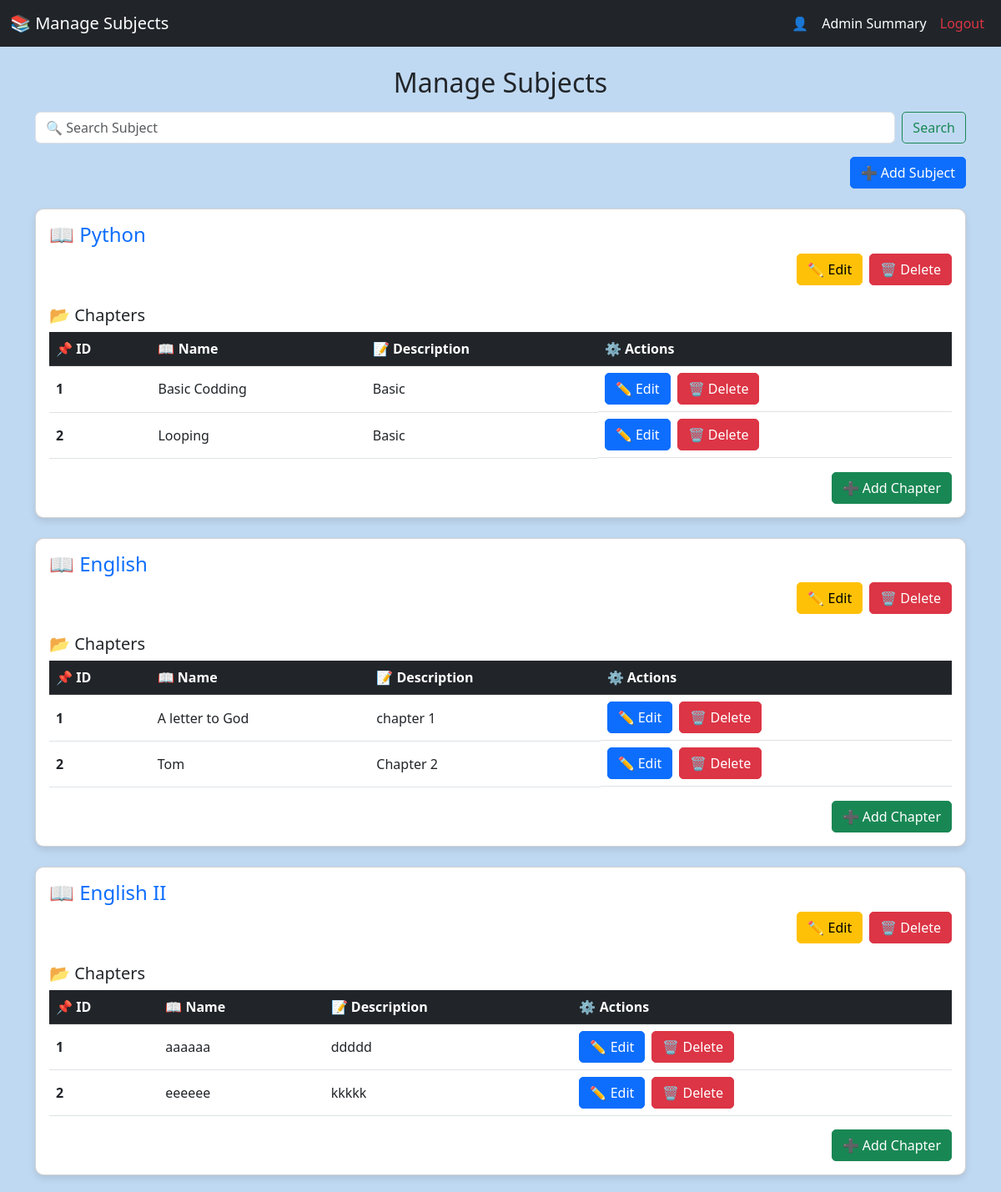
Page /search_subject on the committed database.
### app.py (models this page shows)
class Subject(db.Model):
    id = db.Column(db.Integer, primary_key=True)
    subject_name = db.Column(db.String(80), nullable=False)
    description = db.Column(db.String(120), nullable = False)
    chapters = db.relationship('Chapter', back_populates = 'subject', cascade='all, delete')

class Chapter(db.Model):
    id = db.Column(db.Integer, primary_key=True)
    subject_id = db.Column(db.Integer, db.ForeignKey('subject.id'), nullable = False)
    description = db.Column(db.String(120), nullable = False)
    chapter_name = db.Column(db.String(80), nullable=False)
    subject = db.relationship('Subject', back_populates = 'chapters')
    quiz = db.relationship('Quiz', back_populates = 'chapter', cascade='all,delete')

### app.py (the view)
@app.route("/search_subject", methods=["GET","POST"])
def search_subject():
    if request.method == "GET":
        query = request.args.get("subject", "").strip()
        subjects = Subject.query.filter(Subject.subject_name.ilike(f"%{query}%")).all()
        return render_template("subject_manage.html", subjects=subjects, search_query=query)

### templates/subject_manage.html (shortened to what this page needs)
<!DOCTYPE html>
<html lang="en">
<head>
    <link href="https://cdn.jsdelivr.net/npm/bootstrap@5.3.0-alpha1/dist/css/bootstrap.min.css" rel="stylesheet">
</head>
<body>
    <nav class="navbar navbar-expand-lg navbar-dark bg-dark">
        <div class="container-fluid">
            <a class="navbar-brand mx-auto" href="#">📚 Manage Subjects</a>
            <div class="collapse navbar-collapse justify-content-end" id="navbarNav">
                <ul class="navbar-nav">
                    <li class="nav-item">
                        <span class="nav-link text-white" >👤{{admin_name}}</span>
                    </li>
                    <li class="nav-item">
                        <a class="nav-link text-white" href="admin_summary">Admin Summary</a>
                    </li>
                    <li class="nav-item">
                        <a class="nav-link text-danger" href="admin_dashboard">Logout</a>
                    </li>
                </ul>
            </div>
        </div>
    </nav>
    <div class="container">
        <h2 class="text-center mt-4">Manage Subjects</h2>
        <form class="d-flex my-3" role="search" action="/search_subject" method="GET">
            <input class="form-control me-2" type="search" name="subject" placeholder="🔍 Search Subject">
            <button class="btn btn-outline-success" type="submit">Search</button>
        </form>
        <div class="d-flex justify-content-end">
            <a href="/add_subject" class="btn btn-primary">➕ Add Subject</a>
        </div>
        {% for subject in subjects %}
        <div class="card mt-4">
            <div class="card-body">
                <h4 class="card-title text-primary">📖 {{ subject.subject_name }}</h4>
                <div class="d-flex justify-content-end gap-2">
                    <a href="/edit_subject/{{ subject.id }}" class="btn btn-warning">✏️ Edit</a>
                    <form action="/delete_subject/{{ subject.id }}" method="POST" onsubmit="return confirm('Are you sure you want to delete this subject?');">
                        <button type="submit" class="btn btn-danger">🗑️ Delete</button>
                    </form>
                </div>
                <h5 class="mt-4">📂 Chapters</h5>
                <table class="table table-hover">
                    <thead class="table-dark">
                        <tr>
                            <th scope="col">📌 ID</th>
                            <th scope="col">📖 Name</th>
                            <th scope="col">📝 Description</th>
                            <th scope="col">⚙️ Actions</th>
                        </tr>
                    </thead>
                    <tbody>
                        {% for chapter in subject.chapters %}
                        <tr>
                            <th scope="row">{{ loop.index }}</th>
                            <td>{{ chapter.chapter_name }}</td>
                            <td>{{ chapter.description }}</td>
                            <td class="d-flex gap-2">
                                <a href="edit_chapter/{{ chapter.id }}" class="btn btn-primary">✏️ Edit</a>
                                <form action="/delete_chapter/{{ chapter.id }}" method="POST" onsubmit="return confirm('Are you sure you want to delete this chapter?');">
                                    <button type="submit" class="btn btn-danger">🗑️ Delete</button>
                                </form>
                            </td>
                        </tr>
                        {% endfor %}
                    </tbody>
                </table>
                <div class="d-flex justify-content-end">
                    <a href="/add_chapter/{{ subject.id }}" class="btn btn-success">➕ Add Chapter</a>
                </div>
            </div>
        </div>
        {% endfor %}
    </div>
</body>
</html>

### templates/subject_manage.html (style rules this page uses)
body { background-color: #c0d9f2; }
.container { margin-top: 20px; }
.card { margin-bottom: 20px; border-radius: 10px; box-shadow: 0px 4px 8px rgba(0, 0, 0, 0.1); }
.btn { border-radius: 5px; }
.table th, .table td { vertical-align: middle; }

### rows in the picture
Subject: subject_name "Python"
Chapter: chapter_name "Basic Codding", description "Basic"
Chapter: chapter_name "Looping", description "Basic"
Subject: subject_name "English"
Chapter: chapter_name "A letter to God", description "chapter 1"
Chapter: chapter_name "Tom", description "Chapter 2"
Subject: subject_name "English II"
Chapter: chapter_name "aaaaaa", description "ddddd"
Chapter: chapter_name "eeeeee", description "kkkkk"
